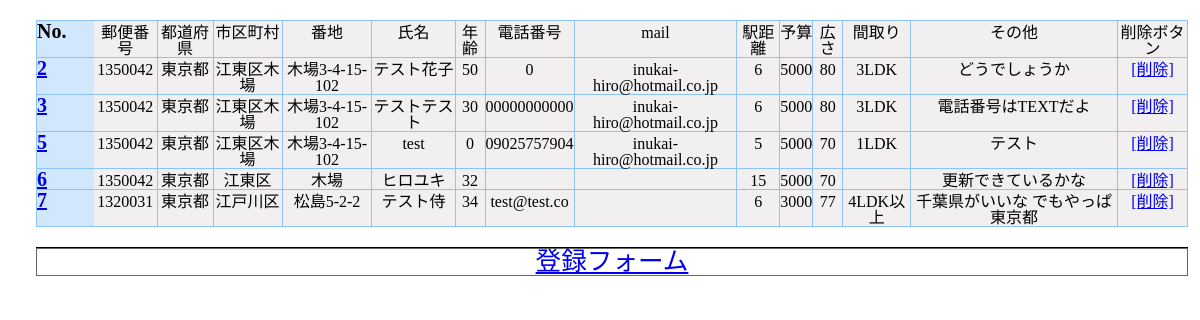
The app's page /read.php with its own data.
### tables this page shows
CREATE TABLE `gs_an_table` (
  `id` int(8) NOT NULL,
  `postcode` int(7) NOT NULL,
  `pref` text NOT NULL,
  `city` text NOT NULL,
  `block` text NOT NULL,
  `name` text NOT NULL,
  `age` int(2) NOT NULL,
  `phone` text NOT NULL,
  `mail` text NOT NULL,
  `distance` int(2) NOT NULL,
  `budjet` int(4) NOT NULL,
  `width` int(3) NOT NULL,
  `madori` text NOT NULL,
  `comment` text NOT NULL
);

### read.php (the view, shortened to what this page needs)
<!DOCTYPE html>
<html lang=jp>
<head>
    <link rel="stylesheet" href="css/reset.css">
    <link rel="stylesheet" href="css/style.css">
</head>
<body>
<?php
$pdo = db_con();
  $stmt = $pdo->prepare("SELECT * FROM gs_an_table");
  $status = $stmt->execute();
  $view="";
  if($status==false) {
      sqlError($stmt);
  }else{
    while( $result = $stmt->fetch(PDO::FETCH_ASSOC)){
      $view .= '<tr><th>';
      $view .='<a href="detail.php?id=' . $result["id"] . '">';
      $view .=$result["id"].'</th><td>'.$result["postcode"].'</td><td>'.$result["pref"].'</td><td>'.$result["city"].'</td><td>'.$result["block"].'</td><td>'.$result["name"].'</td><td>'.$result["age"].'</td><td>'.$result["phone"].'</td><td>'.$result["mail"].'</td><td>'.$result["distance"].'</td><td>'.$result["budjet"].'</td><td>'.$result["width"].'</td><td>'.$result["madori"].'</td><td>'.$result["comment"].'</td>';
      $view .='</a><td>';
      $view .='<a href="delete.php?id=' . $result["id"] . '">';
      $view .='[削除]'.'</td></tr>';
      $view .='</a>';
    }
  }
  ?>
<table id="list">
            <tr><th>No.</th><td>郵便番号</td><td>都道府県</td><td>市区町村</td><td>番地</td><td>氏名</td><td>年齢</td><td>電話番号</td><td>mail</td><td>駅距離</td><td>予算</td><td>広さ</td><td>間取り</td><td>その他</td><td>削除ボタン</td></tr>
            <div><?=$view?></div>
</table>
<ul>
<li><a href="post.php">登録フォーム</a></li>
</ul>
</body>
</html>

### css/style.css (style rules this page uses)
body { margin:0; padding:0; text-align:left; font-size: 32px; width:100%; }
ul { padding: 0; border-top: 1px solid #000000; display:table; table-layout: fixed; width:96%; font-size: 80%; margin: 0 3%; text-align: center; }
li { list-style-type:none; border: 1px solid #666; background-color: #fff; display:table-cell; cursor: pointer; color:#0d7dfd; }
table { margin: 20px 3%; border:1px solid #8dc3f5; width:96%; }
th { width:5%; font-size:20px; background-color:#d0e7fc; border-bottom: 1px solid #8dc3f5; }
td { font-size:16px; background-color:rgb(241, 239, 239); border-bottom: 1px solid #8dc3f5; border-right: 1px solid #8dc3f5; text-align: center }

### records on screen
gs_an_table: id "2", postcode "1350042", pref "東京都", city "江東区木場", block "木場3-4-15-102", name "テスト花子", age "50", phone "0", mail "inukai-hiro@hotmail.co.jp", distance "6", budjet "5000", width "80", madori "3LDK", comment "どうでしょうか"
gs_an_table: id "3", postcode "1350042", pref "東京都", city "江東区木場", block "木場3-4-15-102", name "テストテスト", age "30", phone "00000000000", mail "inukai-hiro@hotmail.co.jp", distance "6", budjet "5000", width "80", madori "3LDK", comment "電話番号はTEXTだよ"
gs_an_table: id "5", postcode "1350042", pref "東京都", city "江東区木場", block "木場3-4-15-102", name "test", age "0", phone "09025757904", mail "inukai-hiro@hotmail.co.jp", distance "5", budjet "5000", width "70", madori "1LDK", comment "テスト"
gs_an_table: id "6", postcode "1350042", pref "東京都", city "江東区", block "木場", name "ヒロユキ", age "32", distance "15", budjet "5000", width "70", comment "更新できているかな"
gs_an_table: id "7", postcode "1320031", pref "東京都", city "江戸川区", block "松島5-2-2", name "テスト侍", age "34", phone "test@test.co", distance "6", budjet "3000", width "77", madori "4LDK以上", comment "千葉県がいいな でもやっぱ東京都"
